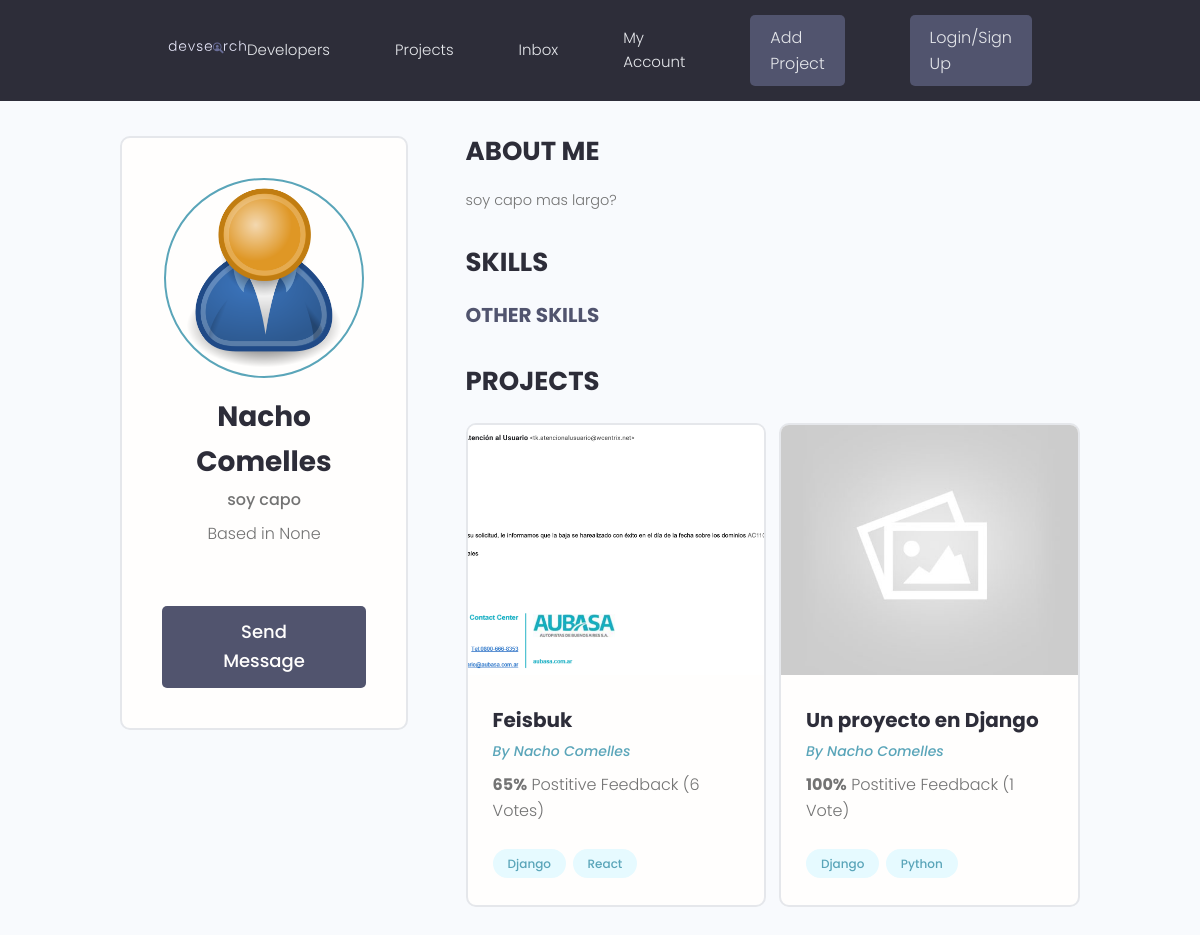
The app's page /profiles/66c2376d-a148-4309-822f-fe11821e769f/, older data.
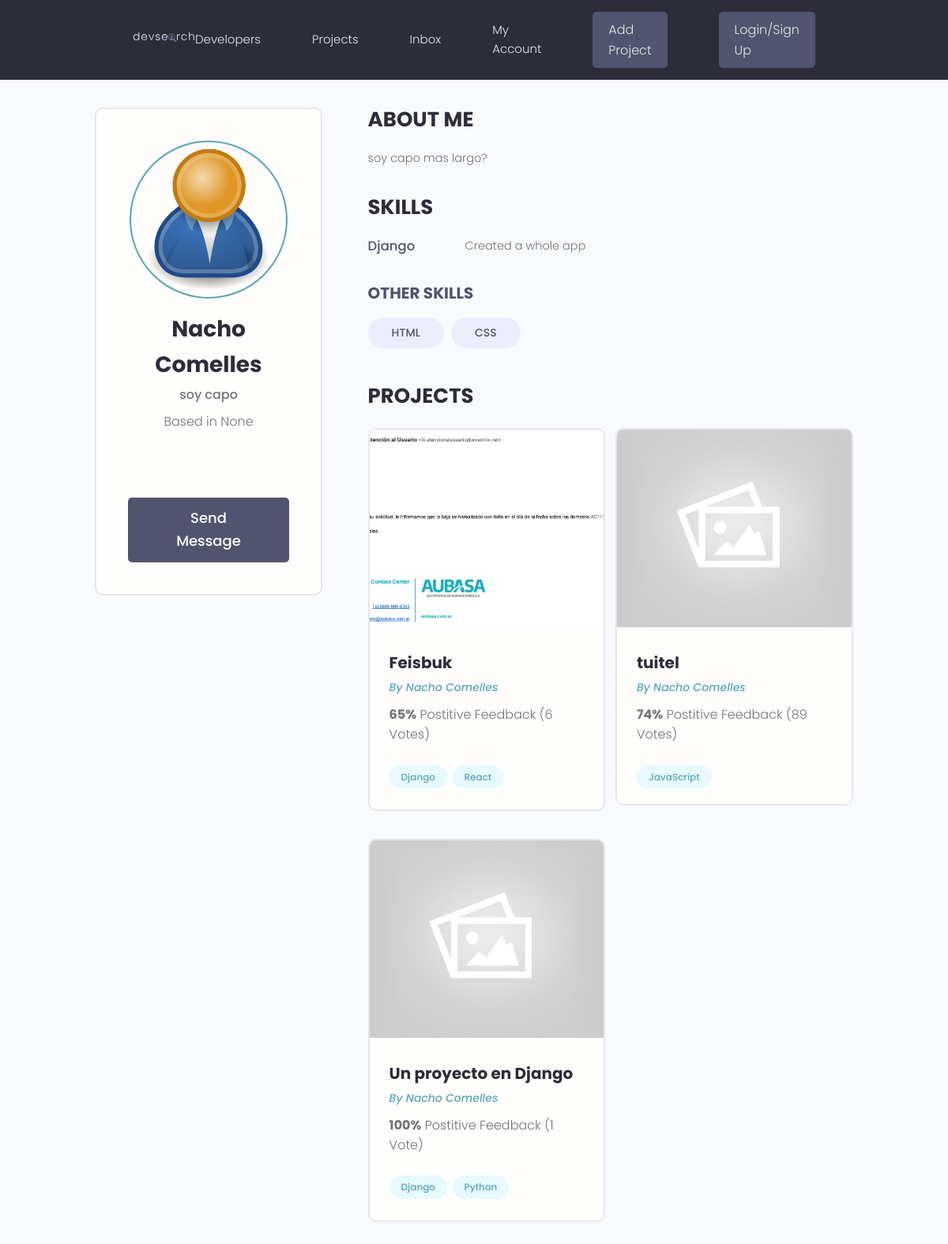
The same page, newer data.
### projects/models.py (models this page shows, shortened)
class Project(models.Model):
    title = models.CharField(max_length=200)
    owner = models.ForeignKey(Profile, null=True, blank=True, on_delete=models.SET_NULL)
    desc = models.TextField(null=True, blank=True) #null es para la BBDD, blank para el front
    featured_image = models.ImageField(null=True, blank=True, default='default.jpg')
    demoLink = models.CharField(max_length=200, null=True, blank=True)
    sourceLink = models.CharField(max_length=200, null=True, blank=True)
    tags = models.ManyToManyField('Tag', blank= True)
    vote_total = models.IntegerField(default= 0, null=True, blank=True)
    vote_ratio = models.IntegerField(default=0, null= True, blank=True)
    created = models.DateTimeField(auto_now_add=True) #crea TimeStamp automaticamente
    id = models.UUIDField(default=uuid.uuid4, unique=True, primary_key=True, editable=False)

class Tag(models.Model):
    name = models.CharField(max_length=200)
    created = models.DateTimeField(auto_now_add=True) #crea TimeStamp automaticamente
    id = models.UUIDField(default=uuid.uuid4, unique=True, primary_key=True, editable=False)
    def __str__(self):
        return self.name

### users/models.py (models this page shows, shortened)
class Profile(models.Model):
    user = models.OneToOneField(User, on_delete=models.CASCADE, null=True, blank=True)
    username = models.CharField(max_length=200, blank=True, null= True)
    location = models.CharField(max_length=200, blank=True, null= True)
    name = models.CharField(max_length=200, blank=True, null= True)
    email = models.EmailField(max_length=500, blank=True, null= True)
    short_intro = models.CharField(max_length=200, blank=True, null= True)
    bio = models.TextField(blank= True, null = True)
    profile_image = models.ImageField(null=True, blank=True, upload_to= 'profiles/', default='profiles/user-default.png')
    social_github = models.CharField(max_length=200, blank=True, null= True)
    social_linkedin = models.CharField(max_length=200, blank=True, null= True)
    social_twitter = models.CharField(max_length=200, blank=True, null= True)
    social_youtube = models.CharField(max_length=200, blank=True, null= True)
    social_website = models.CharField(max_length=200, blank=True, null= True)
    created = models.DateTimeField(auto_now_add=True) #crea TimeStamp automaticamente
    id = models.UUIDField(default=uuid.uuid4, unique=True, primary_key=True, editable=False)

class Skill(models.Model):
    owner = models.ForeignKey(Profile, on_delete=models.CASCADE, null=True, blank=True)
    name = models.CharField(max_length=200)
    description = models.TextField(max_length=500, null= True, blank=True)
    created = models.DateTimeField(auto_now_add=True) #crea TimeStamp automaticamente
    id = models.UUIDField(default=uuid.uuid4, unique=True, primary_key=True, editable=False)
    def __str__(self):
        return str(self.name)

### users/views.py (the view)
# urls.py: path('profiles/<str:pk>/', views.userProfile, name = 'user-profile'),
def userProfile(request, pk):
    profile = Profile.objects.get(id=pk)
    topSkills = profile.skill_set.exclude(description__exact='')
    otherSkills = profile.skill_set.filter(description='')
    context = {'profile' : profile, 'topSkills' : topSkills, 'otherSkills':otherSkills }
    return render(request, 'users/user-profile.html', context)

### users/templates/users/user-profile.html (shortened to what this page needs)
{% extends 'main.html' %}
{% block content %}
<main class="profile my-md">
    <div class="container">
      <div class="layout">
        <div class="column column--1of3">
          <div class="card text-center">
            <div class="card__body dev">
              <img class="avatar avatar--xl" src="{{profile.profile_image.url}}" />
              <h2 class="dev__name">{{profile.name}}</h2>
              <p class="dev__title">{{profile.short_intro}}</p>
              <p class="dev__location">Based in {{profile.location}}</p>
              <ul class="dev__social">
              </ul>
              <a href="#" class="btn btn--sub btn--lg">Send Message </a>
            </div>
          </div>
        </div>
        <div class="column column--2of3">
          <div class="devInfo">
            <h3 class="devInfo__title">About Me</h3>
            <p class="devInfo__about">
              {{profile.bio}}
            </p>
          </div>
          <div class="devInfo">
            <h3 class="devInfo__title">Skills</h3>
            <div class="devInfo__skills">
                {% for skill in topSkills %}
              <div class="devSkill">
                <h4 class="devSkill__title">{{skill.name}}</h4>
                <p class="devSkill__info">
                  {{skill.description}}
                </p>
              </div>
              {% endfor %}
              <h3 class="devInfo__subtitle">Other Skills</h3>
              <div class="devInfo__otherSkills">
                {%for skill in otherSkills %}
                <span class="tag tag--pill tag--sub tag--lg">
                  <small>{{skill}}</small>
                </span>
                {%endfor%}
              </div>
            </div>
          </div>
          <div class="devInfo">
            <h3 class="devInfo__title">Projects</h3>
            <div class="grid grid--two">
            {% for project in profile.project_set.all %}
              <div class="column">
                <div class="card project">
                  <a href="{% url 'project' project.id %}" class="project">
                    <img class="project__thumbnail" src="{{project.featured_image.url}}" alt="project thumbnail" />
                    <div class="card__body">
                      <h3 class="project__title">{{project.title}}</h3>
                      <p><a class="project__author" href="{% url 'user-profile' project.owner.id %}">By {{project.owner.name}}</a></p>
                      <p class="project--rating">
                        <span style="font-weight: bold;">{{project.vote_ratio}}%</span> Postitive
                        Feedback ({{project.vote_total}} Vote{{project.vote_total|pluralize}})
                      </p>
                      <div class="project__tags">
                            {% for tag in project.tags.all  %}
                        <span class="tag tag--pill tag--main">
                          <small>{{tag}}</small>
                        </span>
                            {%endfor%}
                      </div>
                    </div>
                  </a>
                </div>
              </div>
              {% endfor %}
            </div>
          </div>
        </div>
      </div>
    </div>
  </main>
{% endblock %}

Row changes from the older to the newer data that the page shows:
added Skill: name "Django", description "Created a whole app", shown under "SKILLS"
added Skill: name "HTML", shown under "OTHER SKILLS"
added Skill: name "CSS", shown under "OTHER SKILLS"
now on this page (row edited): Project: featured_image (placeholder picture), title "tuitel", owner.name "Nacho Comelles", vote_ratio "74", vote_total "89"
now on this page (row unchanged): Tag: name "JavaScript", shown under "tuitel"
